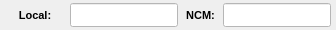
                 <widget class="QWidget" name="widget_27" native="true">
                  <property name="minimumSize">
                   <size>
                    <width>0</width>
                    <height>30</height>
                   </size>
                  </property>
                  <property name="maximumSize">
                   <size>
                    <width>16777215</width>
                    <height>30</height>
                   </size>
                  </property>
                  <property name="styleSheet">
                   <string notr="true"/>
                  </property>
                  <layout class="QHBoxLayout" name="horizontalLayout_20">
                   <property name="spacing">
                    <number>5</number>
                   </property>
                   <property name="leftMargin">
                    <number>5</number>
                   </property>
                   <property name="topMargin">
                    <number>3</number>
                   </property>
                   <property name="rightMargin">
                    <number>5</number>
                   </property>
                   <property name="bottomMargin">
                    <number>3</number>
                   </property>
                   <item>
                    <widget class="QLabel" name="label_65">
                     <property name="minimumSize">
                      <size>
                       <width>60</width>
                       <height>0</height>
                      </size>
                     </property>
                     <property name="maximumSize">
                      <size>
                       <width>60</width>
                       <height>16777215</height>
                      </size>
                     </property>
                     <property name="font">
                      <font>
                       <pointsize>8</pointsize>
                       <weight>75</weight>
                       <bold>true</bold>
                      </font>
                     </property>
                     <property name="text">
                      <string>Local:</string>
                     </property>
                     <property name="alignment">
                      <set>Qt::AlignCenter</set>
                     </property>
                    </widget>
                   </item>
                   <item>
                    <widget class="QLineEdit" name="line_Local">
                     <property name="sizePolicy">
                      <sizepolicy hsizetype="Preferred" vsizetype="Preferred">
                       <horstretch>0</horstretch>
                       <verstretch>0</verstretch>
                      </sizepolicy>
                     </property>
                     <property name="minimumSize">
                      <size>
                       <width>0</width>
                       <height>0</height>
                      </size>
                     </property>
                     <property name="maximumSize">
                      <size>
                       <width>16777215</width>
                       <height>16777215</height>
                      </size>
                     </property>
                     <property name="font">
                      <font>
                       <pointsize>8</pointsize>
                      </font>
                     </property>
                     <property name="cursor">
                      <cursorShape>IBeamCursor</cursorShape>
                     </property>
                     <property name="styleSheet">
                      <string notr="true">background-color: rgb(255, 255, 255);</string>
                     </property>
                     <property name="inputMask">
                      <string/>
                     </property>
                     <property name="text">
                      <string/>
                     </property>
                     <property name="maxLength">
                      <number>20</number>
                     </property>
                     <property name="frame">
                      <bool>true</bool>
                     </property>
                     <property name="echoMode">
                      <enum>QLineEdit::Normal</enum>
                     </property>
                     <property name="alignment">
                      <set>Qt::AlignCenter</set>
                     </property>
                    </widget>
                   </item>
                   <item>
                    <widget class="QLabel" name="label_63">
                     <property name="minimumSize">
                      <size>
                       <width>35</width>
                       <height>0</height>
                      </size>
                     </property>
                     <property name="maximumSize">
                      <size>
                       <width>35</width>
                       <height>16777215</height>
                      </size>
                     </property>
                     <property name="font">
                      <font>
                       <pointsize>8</pointsize>
                       <weight>75</weight>
                       <bold>true</bold>
                      </font>
                     </property>
                     <property name="text">
                      <string>NCM:</string>
                     </property>
                     <property name="alignment">
                      <set>Qt::AlignCenter</set>
                     </property>
                    </widget>
                   </item>
                   <item>
                    <widget class="QLineEdit" name="line_NCM">
                     <property name="sizePolicy">
                      <sizepolicy hsizetype="Preferred" vsizetype="Preferred">
                       <horstretch>0</horstretch>
                       <verstretch>0</verstretch>
                      </sizepolicy>
                     </property>
                     <property name="minimumSize">
                      <size>
                       <width>0</width>
                       <height>0</height>
                      </size>
                     </property>
                     <property name="maximumSize">
                      <size>
                       <width>16777215</width>
                       <height>16777215</height>
                      </size>
                     </property>
                     <property name="font">
                      <font>
                       <pointsize>8</pointsize>
                      </font>
                     </property>
                     <property name="styleSheet">
                      <string notr="true">background-color: rgb(255, 255, 255);</string>
                     </property>
                     <property name="alignment">
                      <set>Qt::AlignCenter</set>
                     </property>
                    </widget>
                   </item>
                  </layout>
                 </widget>
